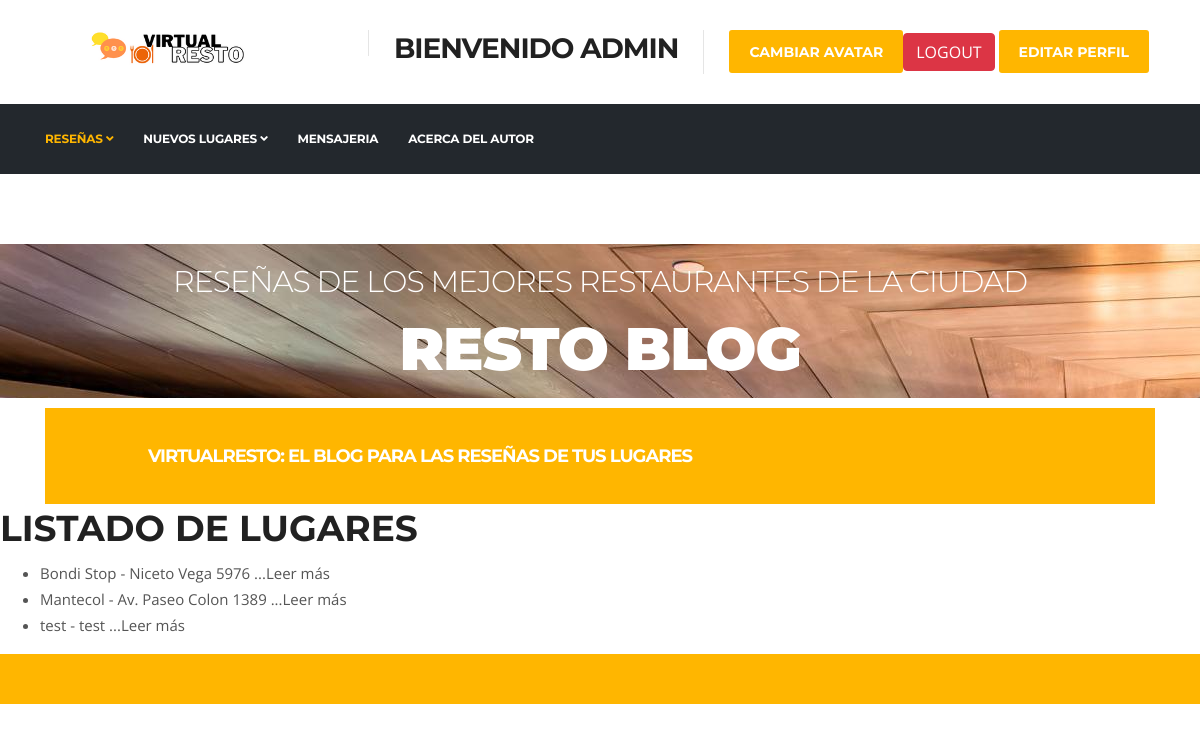
/placesList/ (signed in), run on an earlier commit of the app's database.
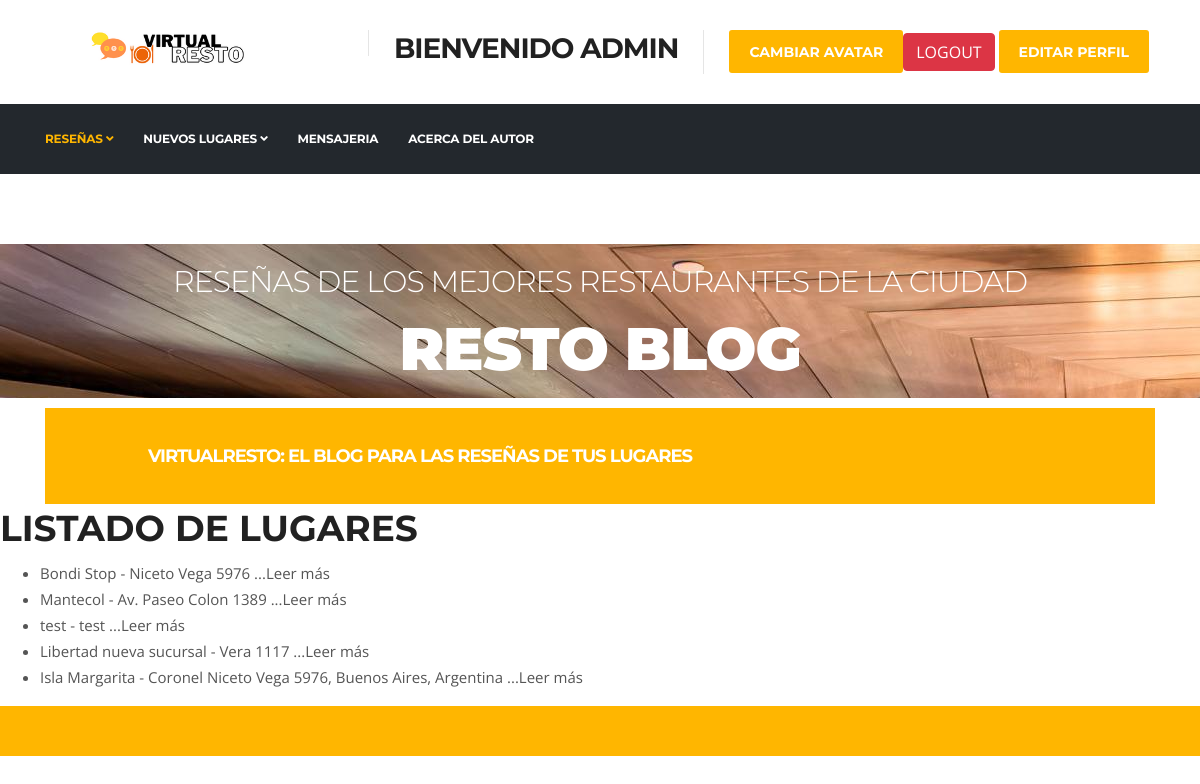
And on a later commit of the database.
### Blogs/models.py (models this page shows, shortened)
class Nuevo_sitio (models.Model):
    nombre_locacion = models.CharField( max_length=50)
    direccion= models.CharField( max_length=50)
    comentario = RichTextField(blank=True,null=True)

### Blogs/views.py (the view)
# urls.py: path('placesList/', placesList, name="placesList"),
def placesList (request):
    places=Nuevo_sitio.objects.all()
    return render(request, "placesList.html", {"places":places})

### Blogs/templates/placesList.html
{% extends 'index.html' %}
{% load static %}
{% block container %}
<h1>LISTADO DE LUGARES</h1>
<ul>
    {% for places in places  %}
   <li> {{ places.nombre_locacion }} - {{ places.direccion}}  <a href="{% url 'placeDetails' places.id %}" >...Leer más</a> </li>
    {% endfor %}
</ul>
{% endblock  %}

What changed in the data, as far as the page shows it:
added Nuevo_sitio: nombre_locacion "Libertad nueva sucursal", direccion "Vera 1117"
added Nuevo_sitio: nombre_locacion "Isla Margarita", direccion "Coronel Niceto Vega 5976, Buenos Aires, Argentina"
